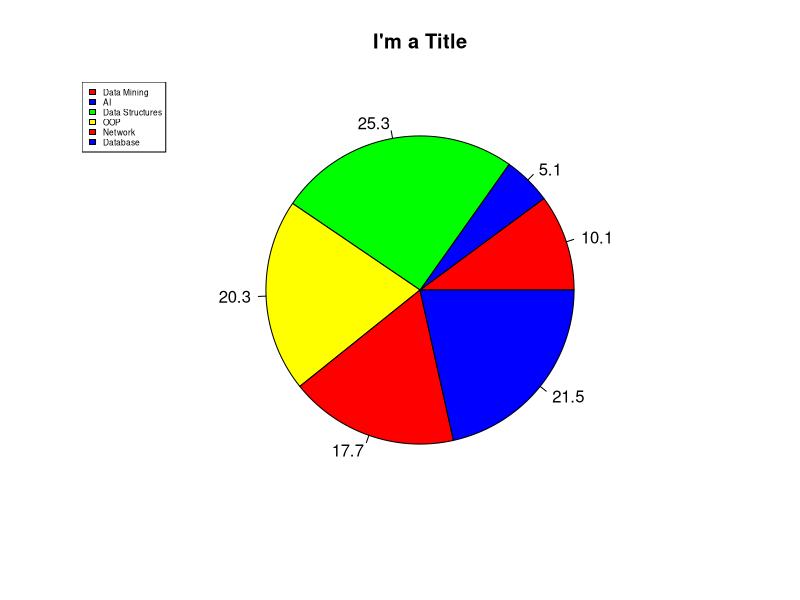
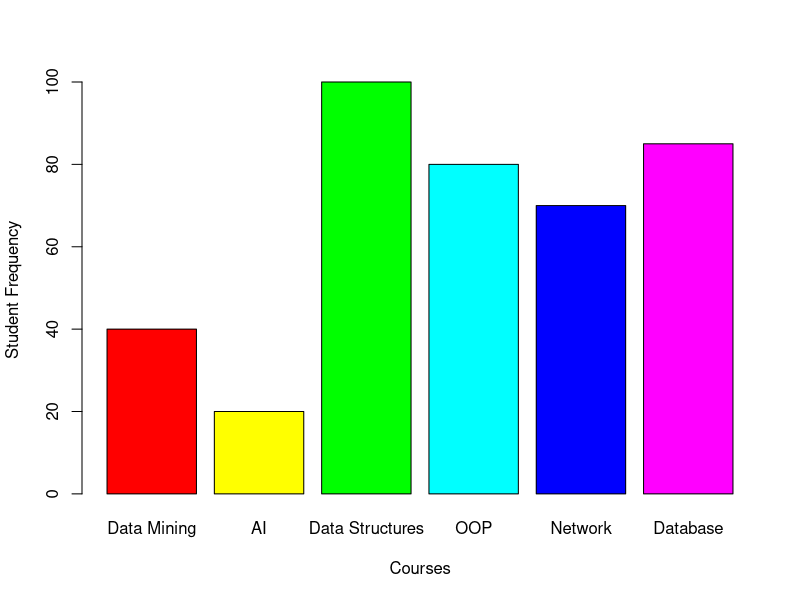
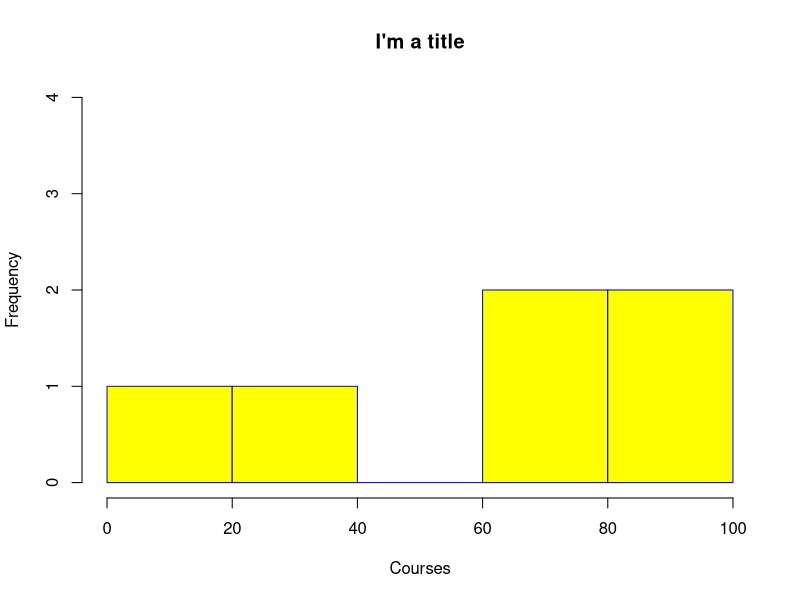
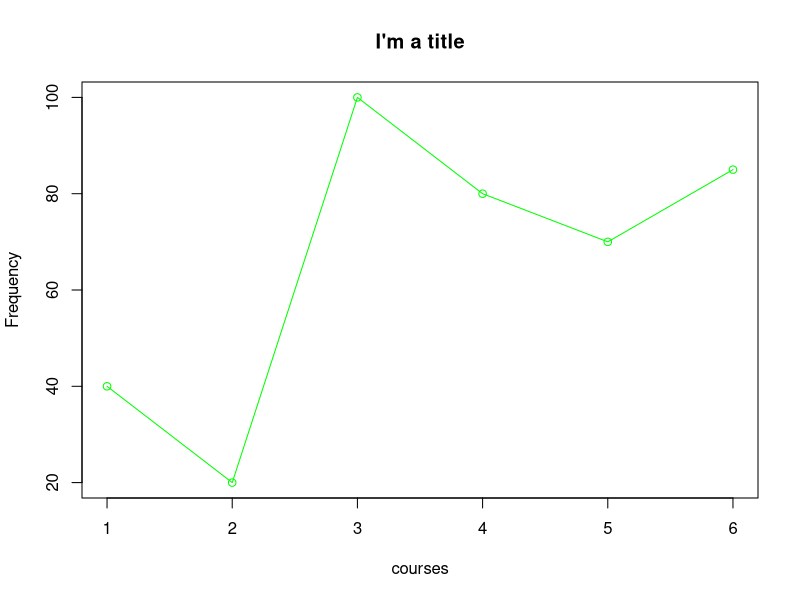
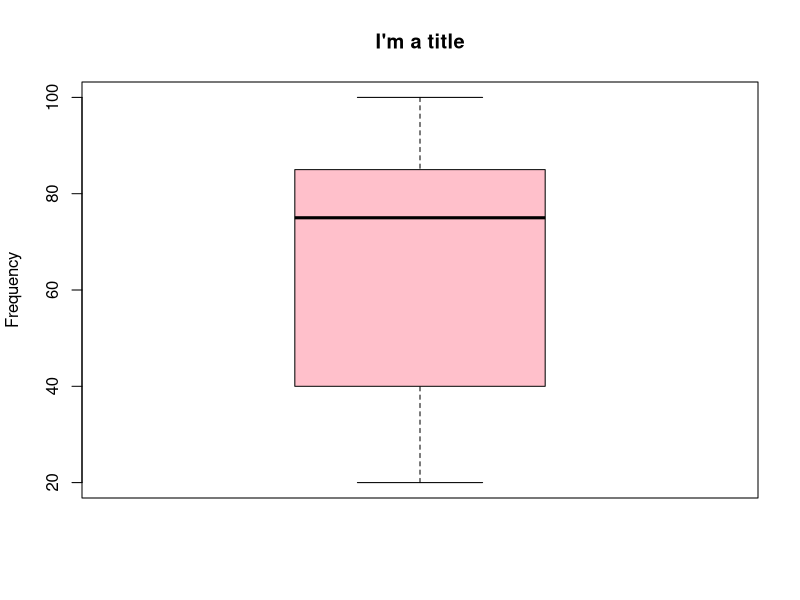
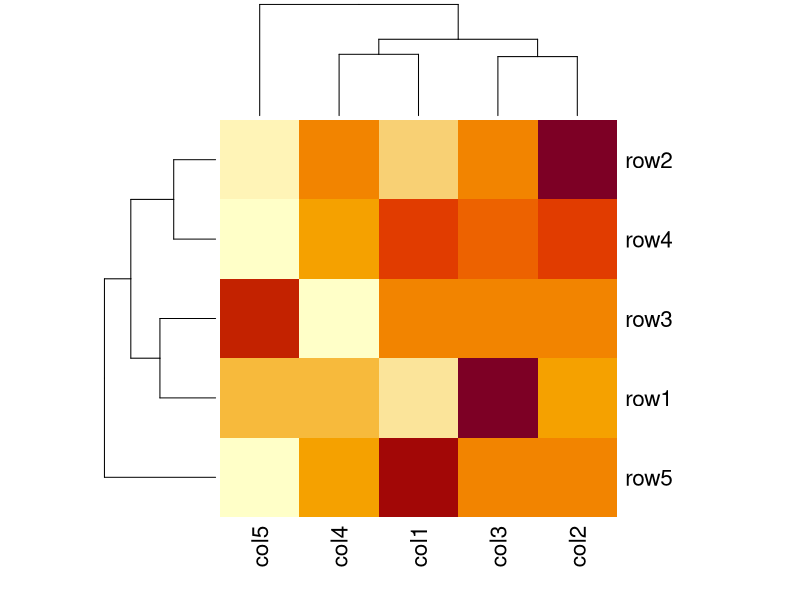
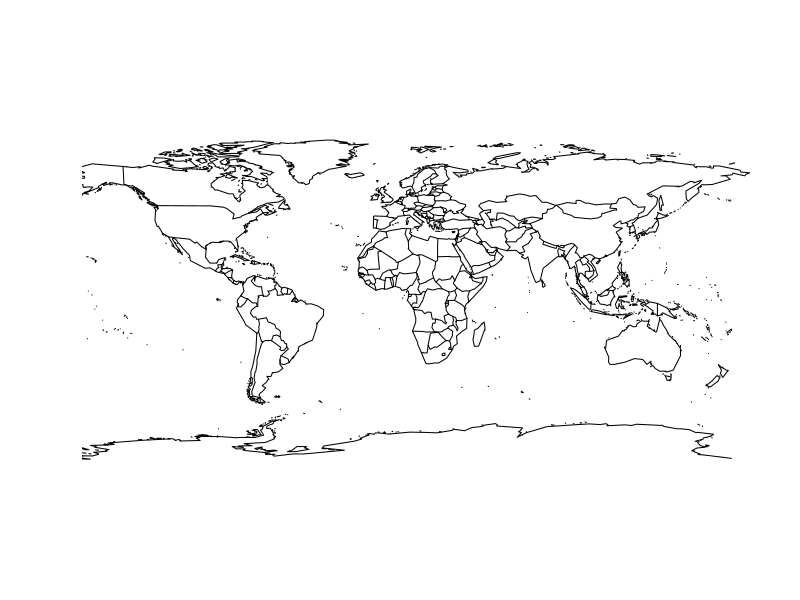
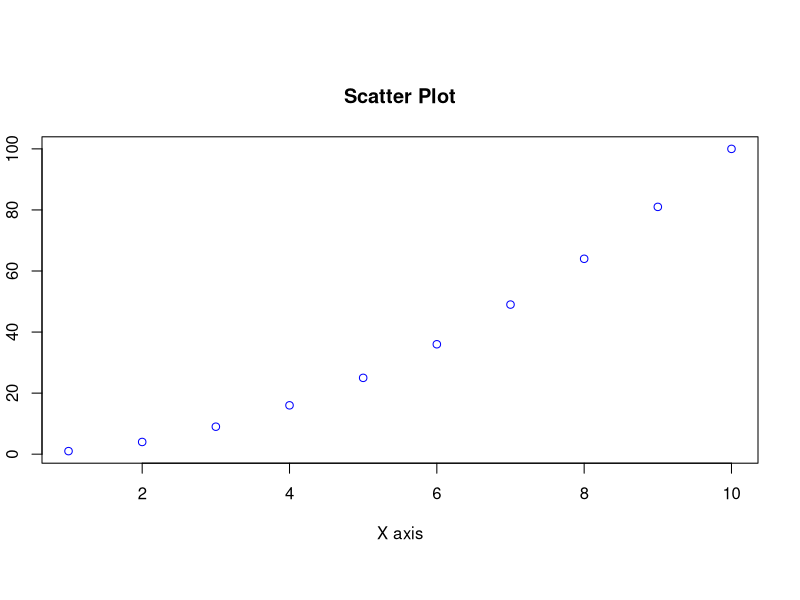

Reproduce these figures in R, in order.
# Data

courses <- c("Data Mining", "AI", "Data Structures", "OOP", "Network", "Database")

freq <- c(40, 20, 100, 80, 70, 85)



# Pie Chart

# main = title
# col = give color to each data
# labels = give label to each data

piePercent <- round(freq*100/sum(freq),1)

simplePie <- pie(freq, main="I'm a Title", col=c("red","blue","green","yellow"), labels=piePercent)

# fill = give color symbol to each legend
# cex = font size

legend("topleft", courses, fill = c("red","blue","green","yellow"), cex=0.5)




# Bar Plot

# xlab = x labels
# ylab = y labels
# names.arg = name of each data
# col = colors


barplot(freq, xlab="Courses", ylab="Student Frequency", names.arg=courses, col=rainbow(length(freq)))



# Histogram


sortedFreq <- sort(freq)
hist(freq, main="I'm a title", xlab="Courses", col="yellow", border="blue", ylim = c(0, 4), breaks = c(0, 20, 40, 60, 80, 100))



# Line Graph

# type = types of line graph
  # l = line
  # p = points
  # o = line + points

# main  = to give title

plot(freq, type='o', main="I'm a title", xlab="courses", ylab="Frequency", col="green")



# Box plot
# min, max, quartile 1, quartile 3, median


boxplot(freq, main="I'm a title", ylab="Frequency", col="pink")


# Heatmap


# Create example data
data <- matrix(rnorm(50, 0, 5), nrow = 5, ncol = 5)

# Column names
colnames(data) <- paste0("col", 1:5)
rownames(data) <- paste0("row", 1:5)

# Draw a heatmap
heatmap(data)


# Maps


if (!require(maps)) install.packages("maps")
library(maps)
map(database = "world")


# another sample


# Sample Data
x <- c(1:10)
y <- x^2

# Plot scatter
plot(x, y, main="Scatter Plot", xlab="X axis", ylab="Y axis", col="blue")


# Data
data <- c(5, 10, 15, 20)

# Bar plot
barplot(data, main="Bar Plot", col="darkred")


# Data
data <- rnorm(1000)

# Histogram
hist(data, main="Histogram", col="green")


